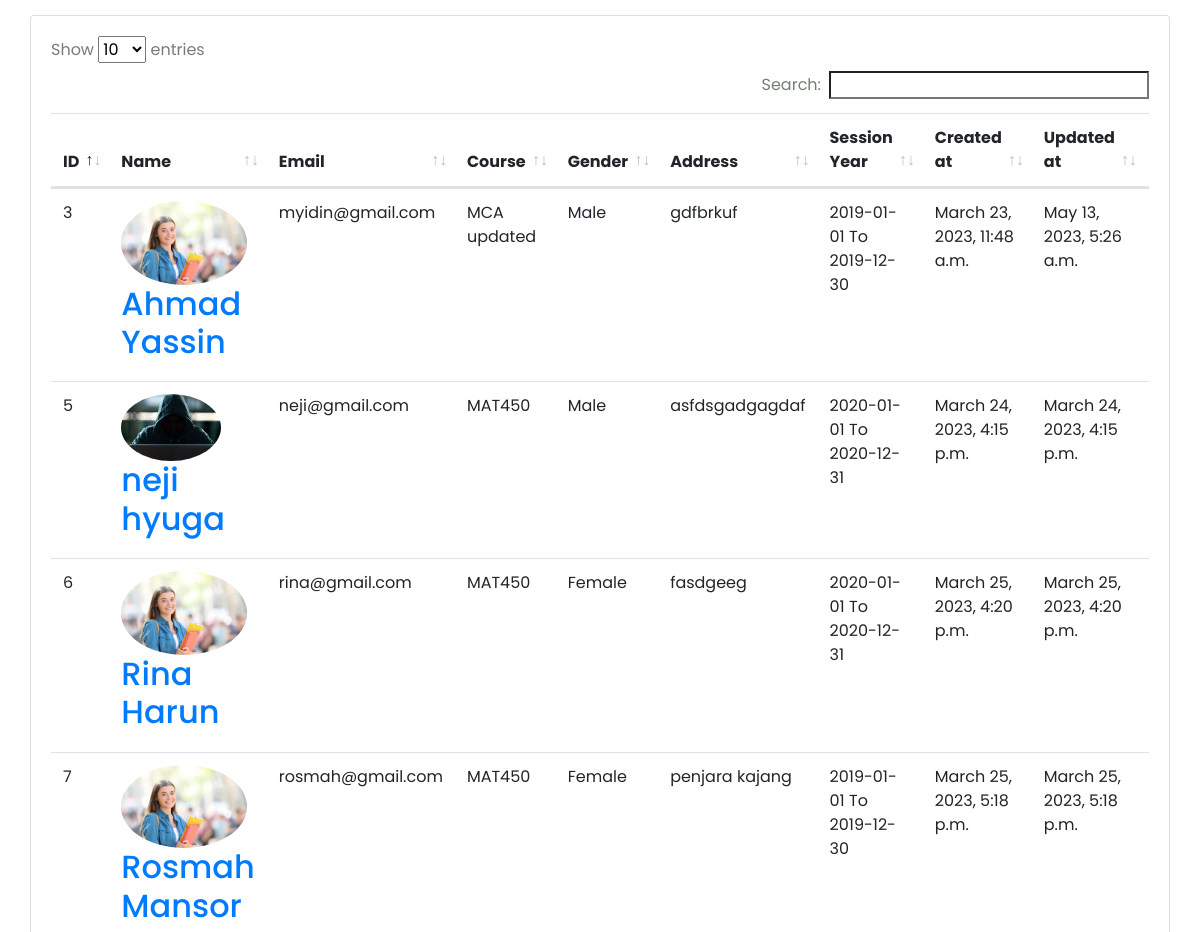
Before: /Hod/Student/View (signed in, middle part) with the older database file.
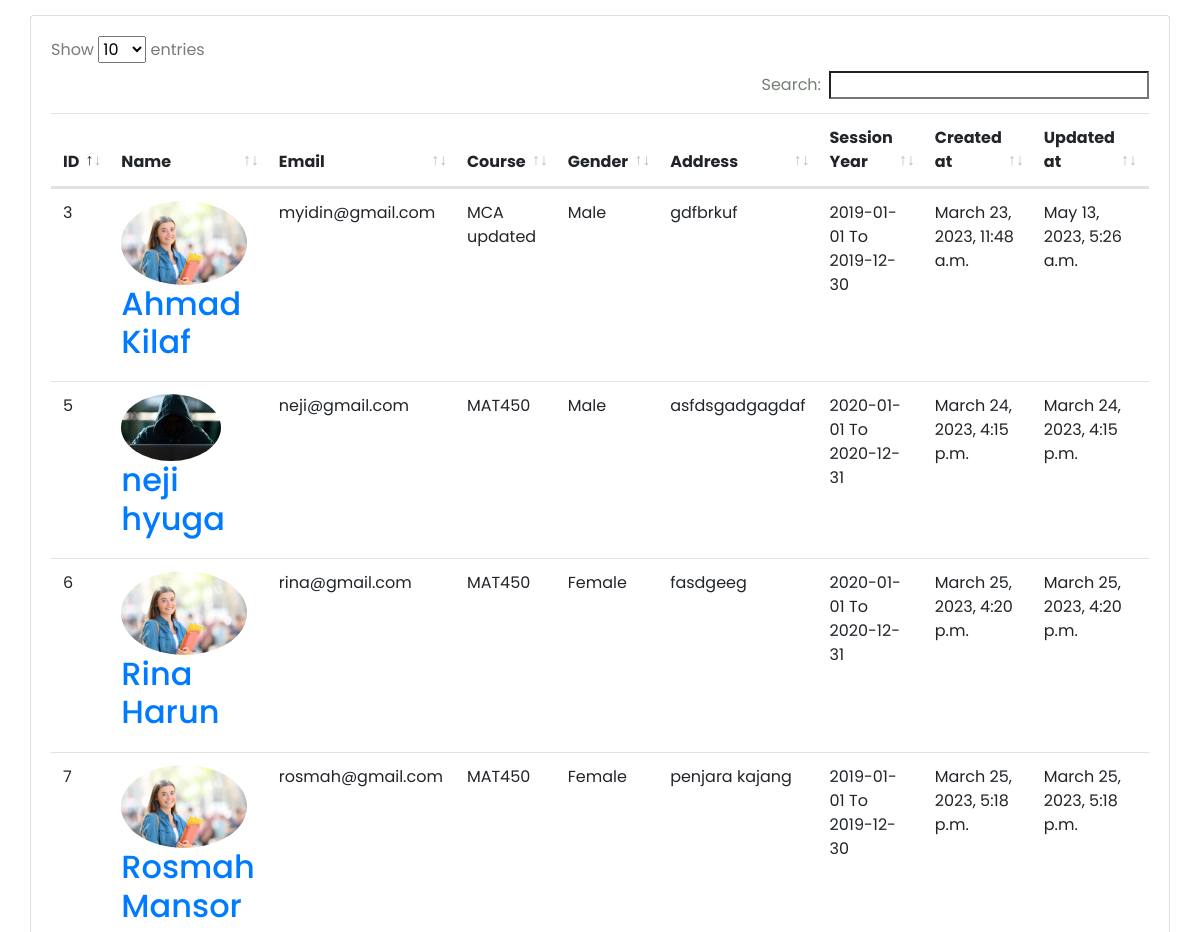
After: the same page with the newer database file.
### StudyApp/models.py (models this page shows, shortened)
class Student(models.Model):
    admin = models.OneToOneField(CustomUser,on_delete=models.CASCADE)
    address = models.TextField()
    gender = models.CharField(max_length=100)
    course_id = models.ForeignKey(Course,on_delete=models.DO_NOTHING)
    session_year_id = models.ForeignKey(Session_Year,on_delete=models.DO_NOTHING)
    created_at = models.DateTimeField(auto_now_add=True)
    updated_at = models.DateTimeField(auto_now=True)

class CustomUser(AbstractUser):
    USER = (
        (1,'HOD'),
        (2,'STAFF'),
        (3,'STUDENT'),
    )
    user_type = models.CharField(choices=USER,max_length=50,default=1)
    profile_pic = models.ImageField(upload_to='media/profile_pic')

class Course(models.Model):
    name = models.CharField(max_length=100)
    created_at = models.DateTimeField(auto_now_add=True)
    updated_at = models.DateTimeField(auto_now=True)

class Session_Year(models.Model):
    session_start = models.CharField(max_length=100)
    session_end = models.CharField(max_length=100)

### StudyGo/Hod_Views.py (the view)
# urls.py: path('Hod/Student/View',Hod_Views.VIEW_STUDENT,name='view_student'),
@login_required(login_url='login/')
def VIEW_STUDENT(request):
    student = Student.objects.all()
    context ={
        'student':student,
    }
    return render(request,'Hod/view_student.html',context)

### templates/Hod/view_student.html (shortened to what this page needs)
{% extends 'base.html' %} {% block content %}
<div class="content container-fluid">
  <div class="page-header">
    <div class="row align-items-center">
      <div class="col">
      </div>
    </div>
  </div>
  <div class="row">
    <div class="col-sm-12">
      <div class="card card-table">
        <div class="card-body">
          <div class="table-responsive">
            <table id="table_id" class="table table-hover table-center mb-0">
              <thead>
                <tr>
                  <th>ID</th>
                  <th>Name</th>
                  <th>Email</th>
                  <th>Course</th>
                  <th>Gender</th>
                  <th>Address</th>
                  <th>Session Year</th>
                  <th>Created at</th>
                  <th>Updated at</th>
                  <th class="text-right">Action</th>
                </tr>
              </thead>
              <tbody>
                {% for i in student %}
                <tr>
                  <td>{{i.id}}</td>
                  <td>
                    <h2 class="table-avatar">
                      <a
                        href="{% url 'edit_student' i.id %}"
                        class="avatar avatar-sm mr-2"
                        ><img
                          class="avatar-img rounded-circle"
                          src="/{{i.admin.profile_pic}}"
                          alt="User Image"
                      /></a>
                      <a href="{% url 'edit_student' i.id %}"
                        >{{i.admin.first_name}} {{i.admin.last_name}}</a
                      >
                    </h2>
                  </td>
                  <td>{{i.admin.email}}</td>
                  <td>{{i.course_id.name}}</td>
                  <td>{{i.gender}}</td>
                  <td>{{i.address}}</td>
                  <td>
                    {{i.session_year_id.session_start}} To
                    {{i.session_year_id.session_end}}
                  </td>
                  <td>{{i.created_at}}</td>
                  <td>{{i.updated_at}}</td>
                  <td class="text-right">
                  </td>
                </tr>
                {% endfor %}
              </tbody>
            </table>
          </div>
        </div>
      </div>
    </div>
  </div>
</div>
{% endblock content %}

Changed rows visible on the page:
changed through a linked row, Student "gdfbrkuf": admin.last_name "Yassin" → "Kilaf"
